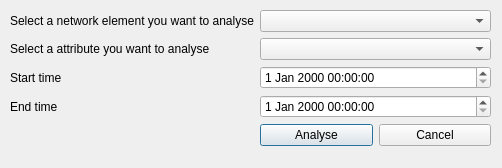
<?xml version="1.0" encoding="UTF-8"?>
<ui version="4.0">
 <class>Dialog</class>
 <widget class="QDialog" name="Dialog">
  <property name="geometry">
   <rect>
    <x>0</x>
    <y>0</y>
    <width>502</width>
    <height>168</height>
   </rect>
  </property>
  <property name="windowTitle">
   <string>PRB information diagram</string>
  </property>
  <widget class="QWidget" name="formLayoutWidget">
   <property name="geometry">
    <rect>
     <x>10</x>
     <y>10</y>
     <width>481</width>
     <height>151</height>
    </rect>
   </property>
   <layout class="QFormLayout" name="formLayout">
    <item row="0" column="0">
     <widget class="QLabel" name="label">
      <property name="text">
       <string>Select a network element you want to analyse</string>
      </property>
     </widget>
    </item>
    <item row="0" column="1">
     <widget class="QComboBox" name="comboBox"/>
    </item>
    <item row="1" column="0">
     <widget class="QLabel" name="label_4">
      <property name="text">
       <string>Select a attribute you want to analyse</string>
      </property>
     </widget>
    </item>
    <item row="1" column="1">
     <widget class="QComboBox" name="comboBox_2"/>
    </item>
    <item row="2" column="0">
     <widget class="QLabel" name="label_2">
      <property name="text">
       <string>Start time</string>
      </property>
     </widget>
    </item>
    <item row="3" column="0">
     <widget class="QLabel" name="label_3">
      <property name="text">
       <string>End time</string>
      </property>
     </widget>
    </item>
    <item row="4" column="1">
     <layout class="QHBoxLayout" name="horizontalLayout">
      <item>
       <widget class="QPushButton" name="pushButton">
        <property name="text">
         <string>Analyse</string>
        </property>
       </widget>
      </item>
      <item>
       <widget class="QPushButton" name="pushButton_2">
        <property name="text">
         <string>Cancel</string>
        </property>
       </widget>
      </item>
     </layout>
    </item>
    <item row="2" column="1">
     <widget class="QDateTimeEdit" name="dateTimeEdit"/>
    </item>
    <item row="3" column="1">
     <widget class="QDateTimeEdit" name="dateTimeEdit_2"/>
    </item>
   </layout>
  </widget>
 </widget>
 <resources/>
 <connections/>
</ui>
